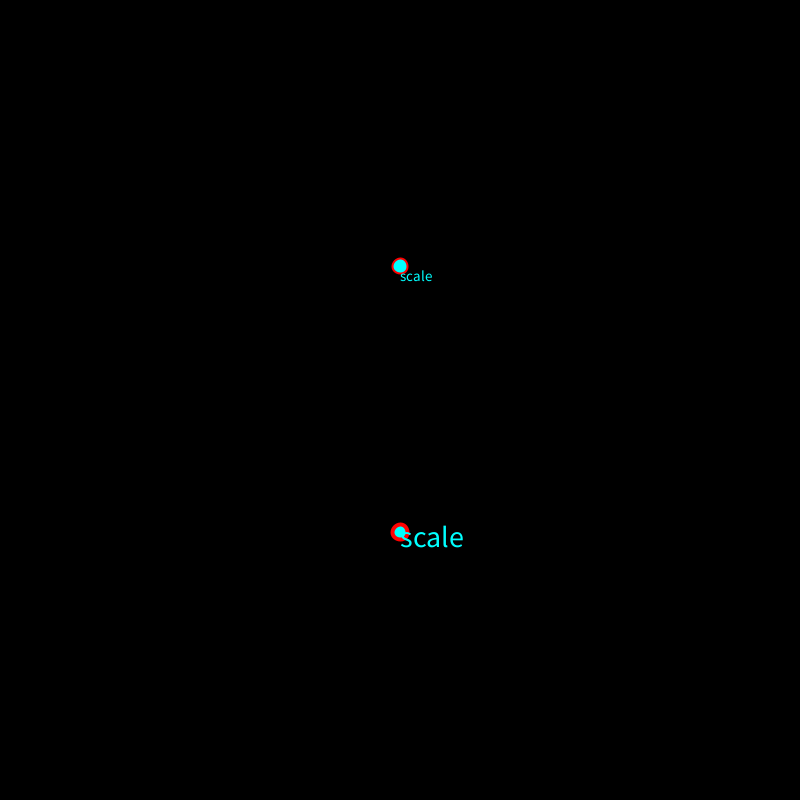
Frame 1 (no input)
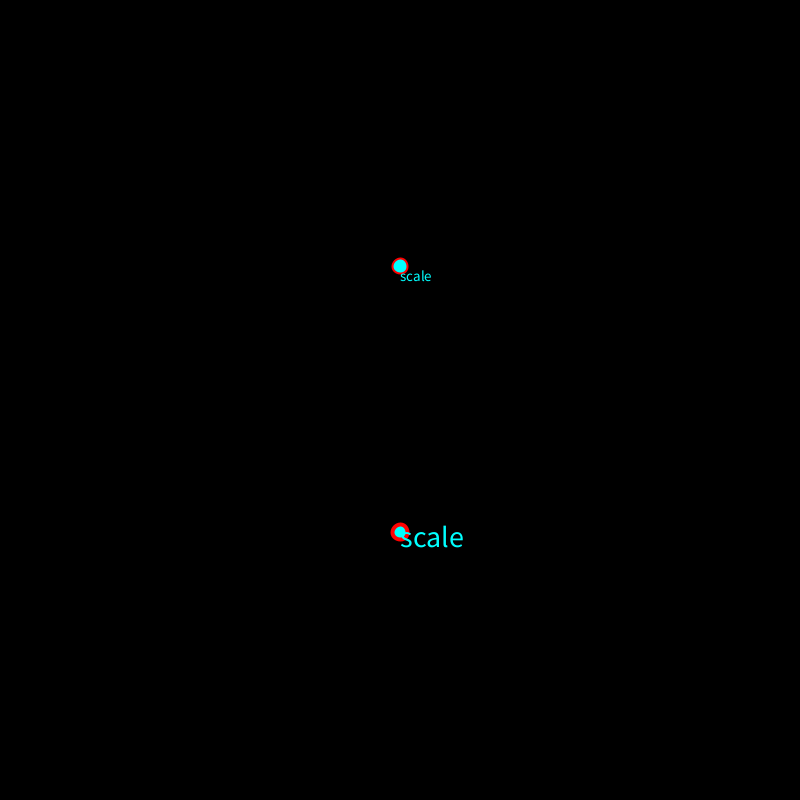
Frame 60 (the mouse pressed at the canvas centre just before this capture)
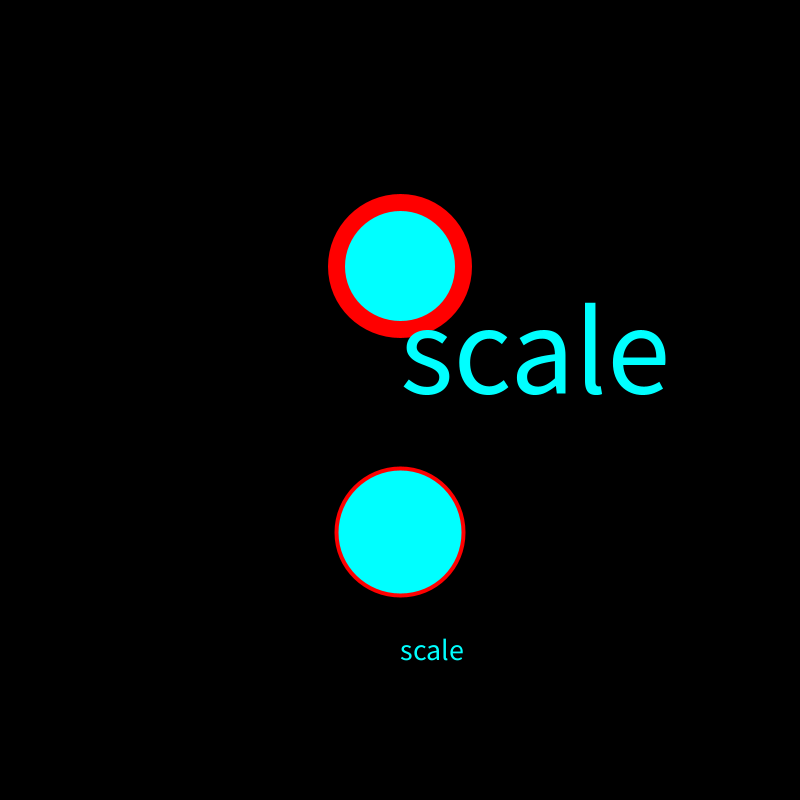
Frame 120 (the mouse held since frame 60 and released just before this capture)

The Processing sketch that drew these frames (run headless with seeded random() and noise(); from frame 60 on, the mouse is pressed at the canvas centre):

// Processing sketch: Day_053
// ── Day_053.pde
void setup() {
  size(800, 800);
  
  stroke(255, 0, 0);
  fill(0, 255, 255);
}

void draw() {
  background(0);
  
  pushMatrix();
  translate(width / 2, height / 3);
  float scale = map(mouseX, 0, width, 0.5, 8); 
  scale(scale);
  strokeWeight(4);
  circle(0, 0, 30);
  textSize(30);
  text("scale", 0, 30);
  popMatrix();
  
  pushMatrix();
  translate(width / 2, height / 3 * 2);
  scale(scale);
  strokeWeight(4 / scale);
  circle(0, 0, 30);
  textSize(30 / scale);
  text("scale", 0, 30);
  popMatrix();
}
